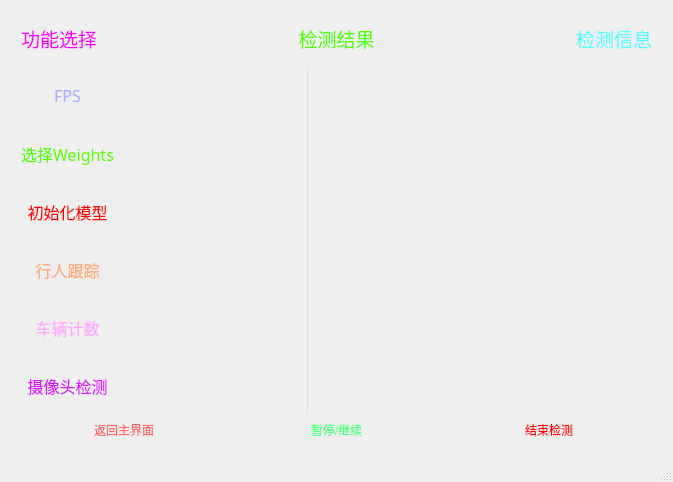
<?xml version="1.0" encoding="UTF-8"?>
<ui version="4.0">
 <class>MainWindow</class>
 <widget class="QMainWindow" name="MainWindow">
  <property name="geometry">
   <rect>
    <x>0</x>
    <y>0</y>
    <width>673</width>
    <height>482</height>
   </rect>
  </property>
  <property name="minimumSize">
   <size>
    <width>100</width>
    <height>100</height>
   </size>
  </property>
  <property name="acceptDrops">
   <bool>false</bool>
  </property>
  <property name="windowTitle">
   <string>基于YOLOv5+DeepSORT的目标跟踪系统设计</string>
  </property>
  <property name="windowIcon">
   <iconset resource="../../icon/img.qrc">
    <normaloff>:/jpg/zjut.jpg</normaloff>:/jpg/zjut.jpg</iconset>
  </property>
  <widget class="QWidget" name="centralwidget">
   <property name="enabled">
    <bool>true</bool>
   </property>
   <property name="sizePolicy">
    <sizepolicy hsizetype="Preferred" vsizetype="Fixed">
     <horstretch>0</horstretch>
     <verstretch>0</verstretch>
    </sizepolicy>
   </property>
   <layout class="QVBoxLayout" name="verticalLayout_2">
    <item>
     <widget class="QGroupBox" name="groupBox_2">
      <property name="styleSheet">
       <string notr="true">#groupBox_2{

	border-image: url(:/jpg/计算机视觉2.jpg);
border: 0px solid #42adff;
border-radius:5px;}</string>
      </property>
      <property name="title">
       <string/>
      </property>
      <layout class="QVBoxLayout" name="verticalLayout_3">
       <item>
        <layout class="QHBoxLayout" name="horizontalLayout_4" stretch="1,1,1">
         <item>
          <widget class="QLabel" name="label_2">
           <property name="sizePolicy">
            <sizepolicy hsizetype="Minimum" vsizetype="Fixed">
             <horstretch>0</horstretch>
             <verstretch>0</verstretch>
            </sizepolicy>
           </property>
           <property name="maximumSize">
            <size>
             <width>1677215</width>
             <height>16777215</height>
            </size>
           </property>
           <property name="font">
            <font>
             <family>Agency FB</family>
             <pointsize>14</pointsize>
             <weight>50</weight>
             <italic>false</italic>
             <bold>false</bold>
            </font>
           </property>
           <property name="styleSheet">
            <string notr="true">color: rgb(85, 255, 255);
font: 14pt &quot;Agency FB&quot;;
color: rgb(85, 170, 0);
color: rgb(170, 0, 0);
color: rgb(255, 0, 255);</string>
           </property>
           <property name="text">
            <string>功能选择</string>
           </property>
           <property name="alignment">
            <set>Qt::AlignLeading|Qt::AlignLeft|Qt::AlignVCenter</set>
           </property>
          </widget>
         </item>
         <item>
          <widget class="QLabel" name="label_3">
           <property name="sizePolicy">
            <sizepolicy hsizetype="Minimum" vsizetype="Fixed">
             <horstretch>0</horstretch>
             <verstretch>0</verstretch>
            </sizepolicy>
           </property>
           <property name="maximumSize">
            <size>
             <width>1677215</width>
             <height>16777215</height>
            </size>
           </property>
           <property name="font">
            <font>
             <family>Agency FB</family>
             <pointsize>14</pointsize>
             <weight>50</weight>
             <italic>false</italic>
             <bold>false</bold>
            </font>
           </property>
           <property name="styleSheet">
            <string notr="true">color: rgb(85, 255, 255);
font: 14pt &quot;Agency FB&quot;;
color: rgb(255, 170, 0);
color: rgb(85, 170, 127);
color: rgb(85, 255, 0);</string>
           </property>
           <property name="text">
            <string>检测结果</string>
           </property>
           <property name="alignment">
            <set>Qt::AlignCenter</set>
           </property>
          </widget>
         </item>
         <item>
          <widget class="QLabel" name="label_4">
           <property name="sizePolicy">
            <sizepolicy hsizetype="Minimum" vsizetype="Fixed">
             <horstretch>0</horstretch>
             <verstretch>0</verstretch>
            </sizepolicy>
           </property>
           <property name="maximumSize">
            <size>
             <width>1677215</width>
             <height>16777215</height>
            </size>
           </property>
           <property name="font">
            <font>
             <family>Agency FB</family>
             <pointsize>14</pointsize>
             <weight>50</weight>
             <italic>false</italic>
             <bold>false</bold>
            </font>
           </property>
           <property name="styleSheet">
            <string notr="true">color: rgb(85, 255, 255);
font: 14pt &quot;Agency FB&quot;;</string>
           </property>
           <property name="text">
            <string>&lt;html&gt;&lt;head/&gt;&lt;body&gt;&lt;p&gt;检测信息&lt;/p&gt;&lt;/body&gt;&lt;/html&gt;</string>
           </property>
           <property name="alignment">
            <set>Qt::AlignRight|Qt::AlignTrailing|Qt::AlignVCenter</set>
           </property>
          </widget>
         </item>
        </layout>
       </item>
       <item>
        <layout class="QHBoxLayout" name="horizontalLayout_3" stretch="1,10,0,0">
         <property name="spacing">
          <number>0</number>
         </property>
         <property name="leftMargin">
          <number>0</number>
         </property>
         <property name="topMargin">
          <number>8</number>
         </property>
         <property name="rightMargin">
          <number>0</number>
         </property>
         <item>
          <layout class="QVBoxLayout" name="verticalLayout">
           <item>
            <widget class="QLabel" name="fps_label">
             <property name="font">
              <font>
               <family>华文宋体</family>
               <pointsize>12</pointsize>
               <weight>50</weight>
               <italic>false</italic>
               <bold>false</bold>
              </font>
             </property>
             <property name="whatsThis">
              <string>&lt;html&gt;&lt;head/&gt;&lt;body&gt;&lt;p align=&quot;center&quot;&gt;&lt;br/&gt;&lt;/p&gt;&lt;/body&gt;&lt;/html&gt;</string>
             </property>
             <property name="styleSheet">
              <string notr="true">font: 12pt &quot;华文宋体&quot;;
color: rgb(255, 0, 0);
color: rgb(85, 255, 255);
color: rgb(170, 170, 255);</string>
             </property>
             <property name="text">
              <string>&lt;html&gt;&lt;head/&gt;&lt;body&gt;&lt;p align=&quot;center&quot;&gt;FPS&lt;/p&gt;&lt;/body&gt;&lt;/html&gt;</string>
             </property>
            </widget>
           </item>
           <item>
            <widget class="QPushButton" name="pushButton_weights">
             <property name="sizePolicy">
              <sizepolicy hsizetype="Minimum" vsizetype="Preferred">
               <horstretch>0</horstretch>
               <verstretch>0</verstretch>
              </sizepolicy>
             </property>
             <property name="font">
              <font>
               <family>华文宋体</family>
               <pointsize>12</pointsize>
               <weight>50</weight>
               <italic>false</italic>
               <bold>false</bold>
              </font>
             </property>
             <property name="styleSheet">
              <string notr="true">QPushButton {
border-style: solid;
border-width: 0px;
border-radius: 0px;
background-color: rgba(223, 223, 223, 0);
	color: rgb(85, 255, 0);
}
QPushButton::focus{outline: none;}
QPushButton::hover {
border-style: solid;
border-width: 0px;
border-radius: 0px;
background-color: rgba(223, 223, 223, 150);}</string>
             </property>
             <property name="text">
              <string>选择Weights</string>
             </property>
            </widget>
           </item>
           <item>
            <widget class="QPushButton" name="pushButton_init">
             <property name="sizePolicy">
              <sizepolicy hsizetype="Minimum" vsizetype="Preferred">
               <horstretch>0</horstretch>
               <verstretch>0</verstretch>
              </sizepolicy>
             </property>
             <property name="font">
              <font>
               <family>华文宋体</family>
               <pointsize>12</pointsize>
               <weight>50</weight>
               <italic>false</italic>
               <bold>false</bold>
              </font>
             </property>
             <property name="styleSheet">
              <string notr="true">QPushButton {
border-style: solid;
border-width: 0px;
border-radius: 0px;
background-color: rgba(223, 223, 223, 0);
	color: rgb(255, 0, 0);
}
QPushButton::focus{outline: none;}
QPushButton::hover {
border-style: solid;
border-width: 0px;
border-radius: 0px;
background-color: rgba(223, 223, 223, 150);}</string>
             </property>
             <property name="text">
              <string>初始化模型</string>
             </property>
            </widget>
           </item>
           <item>
            <widget class="QPushButton" name="pushButton_img">
             <property name="sizePolicy">
              <sizepolicy hsizetype="Minimum" vsizetype="Preferred">
               <horstretch>0</horstretch>
               <verstretch>0</verstretch>
              </sizepolicy>
             </property>
             <property name="font">
              <font>
               <family>华文宋体</family>
               <pointsize>12</pointsize>
               <weight>50</weight>
               <italic>false</italic>
               <bold>false</bold>
              </font>
             </property>
             <property name="styleSheet">
              <string notr="true">QPushButton {
border-style: solid;
border-width: 0px;
border-radius: 0px;
background-color: rgba(223, 223, 223, 0);
	color: rgb(255, 170, 120);
}
QPushButton::focus{outline: none;}
QPushButton::hover {
border-style: solid;
border-width: 0px;
border-radius: 0px;
background-color: rgba(223, 223, 223, 150);}</string>
             </property>
             <property name="text">
              <string>行人跟踪</string>
             </property>
            </widget>
           </item>
           <item>
            <widget class="QPushButton" name="pushButton_video">
             <property name="sizePolicy">
              <sizepolicy hsizetype="Minimum" vsizetype="Preferred">
               <horstretch>0</horstretch>
               <verstretch>0</verstretch>
              </sizepolicy>
             </property>
             <property name="font">
              <font>
               <family>华文宋体</family>
               <pointsize>12</pointsize>
               <weight>50</weight>
               <italic>false</italic>
               <bold>false</bold>
              </font>
             </property>
             <property name="styleSheet">
              <string notr="true">QPushButton {
border-style: solid;
border-width: 0px;
border-radius: 0px;
background-color: rgba(223, 223, 223, 0);
	color: rgb(255, 170,255);
}
QPushButton::focus{outline: none;}
QPushButton::hover {
border-style: solid;
border-width: 0px;
border-radius: 0px;
background-color: rgba(223, 223, 223, 150);}</string>
             </property>
             <property name="text">
              <string>车辆计数</string>
             </property>
            </widget>
           </item>
           <item>
            <widget class="QPushButton" name="pushButton_camer">
             <property name="sizePolicy">
              <sizepolicy hsizetype="Minimum" vsizetype="Preferred">
               <horstretch>0</horstretch>
               <verstretch>0</verstretch>
              </sizepolicy>
             </property>
             <property name="font">
              <font>
               <family>华文宋体</family>
               <pointsize>12</pointsize>
               <weight>50</weight>
               <italic>false</italic>
               <bold>false</bold>
              </font>
             </property>
             <property name="styleSheet">
              <string notr="true">QPushButton {
border-style: solid;
border-width: 0px;
border-radius: 0px;
background-color: rgba(223, 223, 223, 0);
	color: rgb(220, 20,255);
}
QPushButton::focus{outline: none;}
QPushButton::hover {
border-style: solid;
border-width: 0px;
border-radius: 0px;
background-color: rgba(223, 223, 223, 150);}</string>
             </property>
             <property name="text">
              <string>摄像头检测</string>
             </property>
            </widget>
           </item>
          </layout>
         </item>
         <item>
          <widget class="QSplitter" name="splitter">
           <property name="enabled">
            <bool>true</bool>
           </property>
           <property name="styleSheet">
            <string notr="true">#splitter::handle{background: 1px solid  rgba(200, 200, 200,100);}</string>
           </property>
           <property name="frameShape">
            <enum>QFrame::NoFrame</enum>
           </property>
           <property name="lineWidth">
            <number>10</number>
           </property>
           <property name="orientation">
            <enum>Qt::Horizontal</enum>
           </property>
           <property name="handleWidth">
            <number>1</number>
           </property>
           <widget class="Label_click_Mouse" name="raw_video">
            <property name="enabled">
             <bool>true</bool>
            </property>
            <property name="sizePolicy">
             <sizepolicy hsizetype="Expanding" vsizetype="Expanding">
              <horstretch>0</horstretch>
              <verstretch>0</verstretch>
             </sizepolicy>
            </property>
            <property name="minimumSize">
             <size>
              <width>200</width>
              <height>0</height>
             </size>
            </property>
            <property name="font">
             <font>
              <family>微软雅黑</family>
              <pointsize>36</pointsize>
             </font>
            </property>
            <property name="cursor">
             <cursorShape>ArrowCursor</cursorShape>
            </property>
            <property name="styleSheet">
             <string notr="true">color: rgb(218, 218, 218);
</string>
            </property>
            <property name="text">
             <string/>
            </property>
            <property name="scaledContents">
             <bool>false</bool>
            </property>
            <property name="alignment">
             <set>Qt::AlignCenter</set>
            </property>
           </widget>
           <widget class="Label_click_Mouse" name="out_video">
            <property name="enabled">
             <bool>true</bool>
            </property>
            <property name="sizePolicy">
             <sizepolicy hsizetype="Expanding" vsizetype="Expanding">
              <horstretch>0</horstretch>
              <verstretch>0</verstretch>
             </sizepolicy>
            </property>
            <property name="minimumSize">
             <size>
              <width>200</width>
              <height>0</height>
             </size>
            </property>
            <property name="font">
             <font>
              <family>微软雅黑</family>
              <pointsize>36</pointsize>
             </font>
            </property>
            <property name="cursor">
             <cursorShape>ArrowCursor</cursorShape>
            </property>
            <property name="styleSheet">
             <string notr="true">color: rgb(218, 218, 218);
</string>
            </property>
            <property name="text">
             <string/>
            </property>
            <property name="scaledContents">
             <bool>false</bool>
            </property>
            <property name="alignment">
             <set>Qt::AlignCenter</set>
            </property>
           </widget>
          </widget>
         </item>
         <item>
          <widget class="QTextBrowser" name="textBrowser">
           <property name="enabled">
            <bool>true</bool>
           </property>
           <property name="sizePolicy">
            <sizepolicy hsizetype="Minimum" vsizetype="Minimum">
             <horstretch>0</horstretch>
             <verstretch>0</verstretch>
            </sizepolicy>
           </property>
           <property name="minimumSize">
            <size>
             <width>0</width>
             <height>1000</height>
            </size>
           </property>
           <property name="maximumSize">
            <size>
             <width>150</width>
             <height>10000</height>
            </size>
           </property>
           <property name="styleSheet">
            <string notr="true">QTextBrowser {
border-style: solid;
border-width: 0px;
border-radius: 0px;
background-color: rgba(223, 223, 223, 0);
}
</string>
           </property>
           <property name="html">
            <string>&lt;!DOCTYPE HTML PUBLIC &quot;-//W3C//DTD HTML 4.0//EN&quot; &quot;http://www.w3.org/TR/REC-html40/strict.dtd&quot;&gt;
&lt;html&gt;&lt;head&gt;&lt;meta name=&quot;qrichtext&quot; content=&quot;1&quot; /&gt;&lt;style type=&quot;text/css&quot;&gt;
p, li { white-space: pre-wrap; }
&lt;/style&gt;&lt;/head&gt;&lt;body style=&quot; font-family:'SimSun'; font-size:9pt; font-weight:400; font-style:normal;&quot;&gt;
&lt;p style=&quot;-qt-paragraph-type:empty; margin-top:0px; margin-bottom:0px; margin-left:0px; margin-right:0px; -qt-block-indent:0; text-indent:0px; font-family:'黑体'; font-size:12pt;&quot;&gt;&lt;br /&gt;&lt;/p&gt;&lt;/body&gt;&lt;/html&gt;</string>
           </property>
          </widget>
         </item>
         <item>
          <layout class="QHBoxLayout" name="horizontalLayout_2">
           <property name="spacing">
            <number>1</number>
           </property>
           <property name="bottomMargin">
            <number>0</number>
           </property>
          </layout>
         </item>
        </layout>
       </item>
       <item>
        <layout class="QHBoxLayout" name="horizontalLayout">
         <item>
          <widget class="QPushButton" name="closebutton">
           <property name="styleSheet">
            <string notr="true">QPushButton {
	color: rgb(170, 170, 255);
border-style: solid;
border-width: 0px;
border-radius: 0px;
background-color: rgba(223, 223, 223, 0);
	font: 14pt &quot;Agency FB&quot;;
	color: rgb(111, 255, 0);
	color: rgb(255, 106, 106);
}
QPushButton::focus{outline: none;}
QPushButton::hover {
border-style: solid;
border-width: 0px;
border-radius: 0px;
background-color: rgba(223, 223, 223, 150);}</string>
           </property>
           <property name="text">
            <string>返回主界面</string>
           </property>
          </widget>
         </item>
         <item>
          <widget class="QPushButton" name="pushButton_stop">
           <property name="styleSheet">
            <string notr="true">QPushButton {
border-style: solid;
border-width: 0px;
border-radius: 0px;
background-color: rgba(223, 223, 223, 0);
	font: 14pt &quot;Agency FB&quot;;
	color: rgb(85, 255, 127);
}
QPushButton::focus{outline: none;}
QPushButton::hover {
border-style: solid;
border-width: 0px;
border-radius: 0px;
background-color: rgba(223, 223, 223, 150);}</string>
           </property>
           <property name="text">
            <string>暂停/继续</string>
           </property>
          </widget>
         </item>
         <item>
          <widget class="QPushButton" name="pushButton_finish">
           <property name="styleSheet">
            <string notr="true">QPushButton {
border-style: solid;
border-width: 0px;
border-radius: 0px;
background-color: rgba(223, 223, 223, 0);
	font: 14pt &quot;Agency FB&quot;;
	color: rgb(255, 0, 127);
	color: rgb(255, 0, 0);

}
QPushButton::focus{outline: none;}
QPushButton::hover {
border-style: solid;
border-width: 0px;
border-radius: 0px;
background-color: rgba(223, 223, 223, 150);}
</string>
           </property>
           <property name="text">
            <string>结束检测</string>
           </property>
          </widget>
         </item>
        </layout>
       </item>
      </layout>
     </widget>
    </item>
   </layout>
  </widget>
  <widget class="QStatusBar" name="statusbar"/>
 </widget>
 <customwidgets>
  <customwidget>
   <class>Label_click_Mouse</class>
   <extends>QLabel</extends>
   <header>MouseLabel.h</header>
  </customwidget>
 </customwidgets>
 <resources>
  <include location="../../icon/img.qrc"/>
 </resources>
 <connections/>
</ui>
